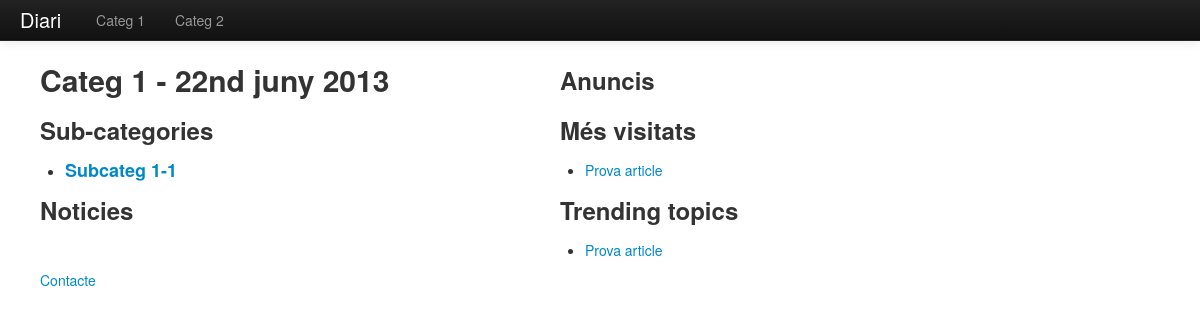
The app's page /categoria/categ-1 with its own data.
### contingut/models.py (models this page shows, shortened)
class Category(models.Model):
    parent = models.ForeignKey("Category",
                               blank = True,
                               null = True,
                               related_name = "children",
                                verbose_name = u"parent")
    name = models.CharField(max_length = 100,
                            verbose_name = u"name")
    slug = models.SlugField(max_length = 100,
                            verbose_name = u"slug")
    objects = managers.CategoryManager()
    class Meta:
        verbose_name = u"Categoria"
        verbose_name_plural = u"Categories"
        ordering = ["id"]

class Article(models.Model):
    category = models.ForeignKey("Category",
                                 related_name = "articles",
                                 verbose_name = u"category")
    title = models.CharField(max_length = 100,
                             verbose_name = u"title")
    slug = models.SlugField(max_length = 100,
                            verbose_name = u"slug")
    summary = models.TextField(verbose_name = u"summary")
    content = models.TextField(verbose_name = u"content")
    num_visits = models.IntegerField(default = 0,
                                     verbose_name = u"Visites")
    publish_date = models.DateTimeField(blank = True,
                                        null = True,
                                        verbose_name = u"publish date")
    objects = managers.ArticleManager()
    class Meta:
        verbose_name = u"Article"
        verbose_name_plural = u"Articles"
        ordering = ["-publish_date"]

### contingut/views.py (the view)
def category_detail(request, category_slug):
    category = models.Category.objects.get(slug = category_slug)
    categories = category.children.all()
    articles = models.Article.objects.get_by_category(category)
    return render_to_response("public/category_detail.html",
                              RequestContext(request,
                                             {
                                                 'categories': categories,
                                                 'category': category,
                                                 'articles': articles
                                                 }
                                             )
                              )

### contingut/managers.py (called while the page is built)
    def get_most_visited(self):
        return self.all().order_by("-num_visits")

    def get_trending_topics(self):
        return self.annotate(num_comments = models.Count("comments")).order_by("-num_comments")

    def get_by_category(self, category):
        return self.filter(category = category)

    def get_parents(self):
        return self.filter(parent__isnull = True)

### contingut/templatetags/diari_tags.py (called while the page is built)
@register.inclusion_tag('parts/menu.html', takes_context = True)
def show_menu(context):
    categories = models.Category.objects.get_parents()
    return {
        'categories': categories
        }

@register.inclusion_tag('parts/sidebar.html', takes_context = True)
def show_sidebar(context):
    return {
        }

@register.inclusion_tag('parts/advertising.html', takes_context = True)
def show_advertising(context):
    ads = models.Ad.objects.all().order_by("?")[0:3]
    return {
        'ads': ads
        }

@register.inclusion_tag('parts/most_visited.html', takes_context = True)
def show_most_visited(context):
    articles = models.Article.objects.get_most_visited()
    return {
        'articles': articles
        }

@register.inclusion_tag('parts/trending_topics.html', takes_context = True)
def show_trending_topics(context):
    articles = models.Article.objects.get_trending_topics()
    return {
        'articles': articles
        }

### contingut/templates/public/category_detail.html (shortened to what this page needs)
{% extends "base.html" %}
{% block content %}
<h2>
  {{ category.name }} - {% now "jS F Y" %}
</h2>
<div>
  <h3>Sub-categories</h3>
<ul>
  {% for category in categories %}
  <li>
    <h4>
      <a href="{% url 'category_detail' category.slug %}">
        {{ category.name }}
      </a>
    </h4>
  </li>
  {% endfor %}
</ul>
</div>
<div>
<h3>Noticies</h3>
</div>
{% endblock %}

### contingut/templates/parts/menu.html (shortened to what this page needs)
<div class="navbar navbar-inverse navbar-fixed-top">
      <div class="navbar-inner">
        <div class="container-fluid">
          <a class="brand" href="/">Diari</a>
          <div class="nav-collapse collapse">
            <ul class="nav">
                {% for category in categories %}
                <li>
                  <a href="{% url 'category_detail' category.slug %}">
                    {{ category.name }}
                  </a>
                </li>
                {% endfor %}
            </ul>
          </div>
        </div>
      </div>
    </div>

### contingut/templates/parts/most_visited.html
<div>
  <h3>Més visitats</h3>
  <ul>
    {% for ar in articles %}
    <li>
      <a href="{% url 'article_detail' ar.slug %}">
        {{ ar.title }}
      </a>
    </li>
    {% endfor %}
  </ul>
</div>

### contingut/templates/parts/trending_topics.html
<div>
  <h3>Trending topics</h3>
  <ul>
    {% for ar in articles %}
    <li>
      <a href="{% url 'article_detail' ar.slug %}">
        {{ ar.title }}
      </a>
    </li>
    {% endfor %}
  </ul>
</div>

### static/css/styles.css (style rules this page uses)
body { margin: 50px 20px 20px 40px; }

### records on screen
Category: name "Categ 1"
Category: name "Categ 2"
Category: name "Subcateg 1-1"
Article: title "Prova article"
